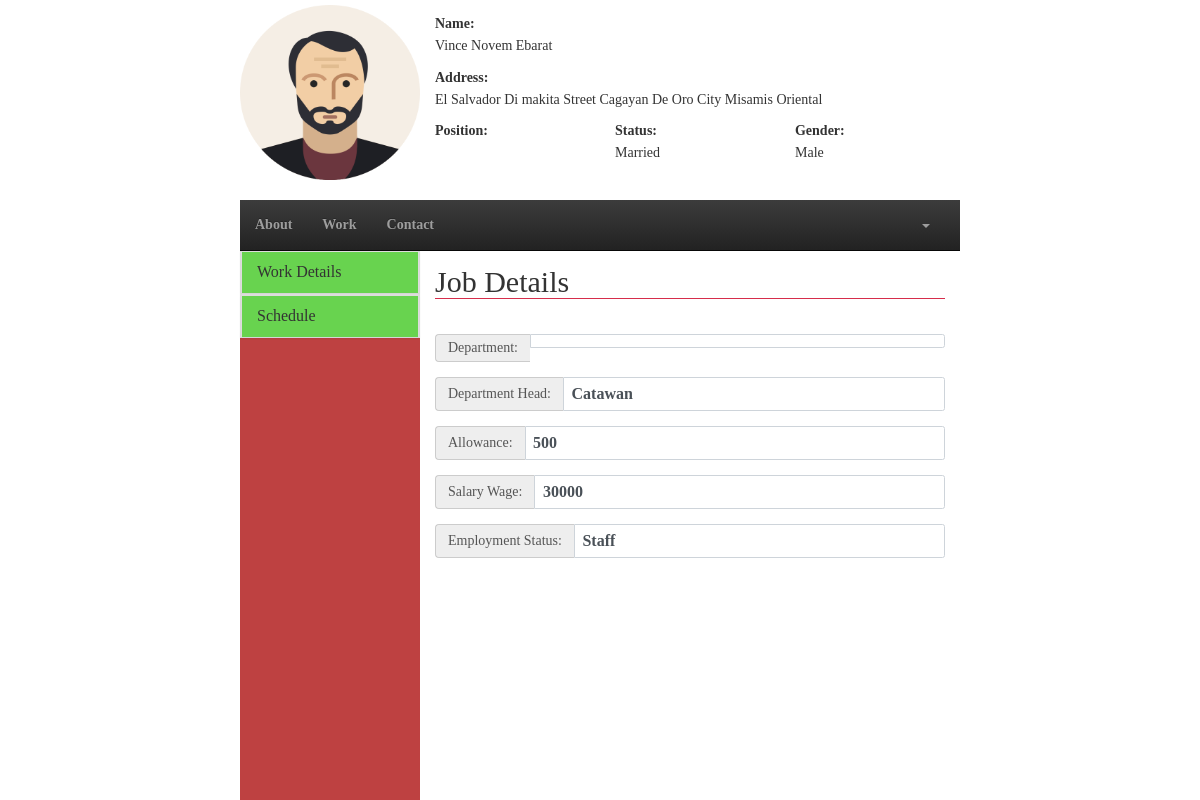
The page /user/work_details.php?id=38 (signed in) on the database its author committed.
### tables this page shows
CREATE TABLE `current_address` (
  `staff_id` bigint(20) DEFAULT NULL,
  `addOne` varchar(50) DEFAULT NULL,
  `addTwo` varchar(50) DEFAULT NULL,
  `addTre` varchar(50) DEFAULT NULL,
  `state` varchar(50) NOT NULL,
  `city` varchar(50) NOT NULL,
  `country` varchar(50) NOT NULL,
  `postCode` int(11) NOT NULL
);

CREATE TABLE `staff` (
  `staff_id` bigint(20) NOT NULL,
  `fname` varchar(50) NOT NULL,
  `mname` varchar(50) DEFAULT NULL,
  `lname` varchar(50) NOT NULL,
  `birthdate` date NOT NULL,
  `cellnum` varchar(50) NOT NULL,
  `telnum` varchar(50) DEFAULT NULL,
  `email` varchar(50) NOT NULL,
  `status` varchar(50) NOT NULL,
  `gender` varchar(50) NOT NULL,
  `type` varchar(50) NOT NULL,
  `department` varchar(50) NOT NULL,
  `password` varchar(50) NOT NULL
);

CREATE TABLE `job_details` (
  `staff_id` bigint(20) DEFAULT NULL,
  `salaryWage` int(11) NOT NULL,
  `allowance` int(11) DEFAULT NULL,
  `deptHead` varchar(50) NOT NULL,
  `sss` int(11) NOT NULL,
  `pagibig` int(11) NOT NULL,
  `philhealth` int(11) NOT NULL,
  `bir` int(11) NOT NULL,
  `absences` int(11) NOT NULL,
  `late` int(11) NOT NULL
);

### user/work_details.php (the view, shortened to what this page needs)
<!DOCTYPE html>
<html lang="en">
	<head>
		<link rel="stylesheet" href="css/bootstrap.css">
		<link rel="stylesheet" href="css/stylesheet.css">
		<link rel="stylesheet" href="css/bootstrap-theme.css">
	</head>
	<body>
		<div class="row-3">
			<div class="container-sides">
				<div class="col-12">
					<?php
						$space = " ";
						$id = $_GET['id'];
						include_once("action/session.php");
						$query = "SELECT staff.staff_id, staff.fname, staff.mname, staff.lname, staff.status, staff.gender, staff.type, staff.department, staff.password, current_address.staff_id, current_address.addOne, current_address.addTwo, current_address.addTre, current_address.state, current_address.city FROM staff INNER JOIN current_address ON staff.staff_id = current_address.staff_id WHERE staff.staff_id = '$id'";
						$result = mysqli_query($connect,$query);
						if(mysqli_num_rows($result) > 0){
							while($row = mysqli_fetch_assoc($result)):
					?>
								<form action="">
									<div class="col-3 text-center">
										<img src="img/avatar.png" alt="" style="width:180px;height: 180px;padding-top: 5px; ">
									</div>
									<div class="col-9">
										<div class="row-4">
											<div class="container">
												<label>Name:</label>
												<h5><?php echo $row['fname'].$space.$row['mname'].$space.$row['lname'] ?></h5>
											</div>
										</div>
										<div class="row-4">
											<div class="container">
												<label>Address:</label>
												<h5><?php echo $row['addOne'].$space.$row['addTwo'].$space.$row['addTre'].$space.$row['city'].$space.$row['state'] ?></h5>
											</div>
										</div>
										<div class="row-4">
											<div class="col-4 container">
												<label>Position:</label>
											</div>
											<div class="col-4 container">
												<label>Status:</label>
												<h5><?php echo $row['status'] ?></h5>
											</div>
											<div class="col-4 container">
												<label>Gender:</label>
												<h5><?php echo $row['gender'] ?></h5>
											</div>
										</div>
									</div>
								</form>
					<?php endwhile;} ?>
				</div>
			</div>
		</div>
		<div class="row-9">
			<div class="container-sides">
				<div class="col-12">
					<div class="row-1">
						<div class="">
							<nav class="navbar navbar-inverse navbar-static-top">
								<div class="collapse navbar-collapse navHeaderCollapse">
									<ul class="nav navbar-nav navbar-left">
										<li><a href="about_me.php<?php echo '?id='.$id.''?>">About</a></li>
										<li><a class="active" href="work_details.php<?php echo '?id='.$id.''?>">Work</a></li>
										<li><a href="contact_person.php<?php echo '?id='.$id.''?>">Contact</a></li>
									</ul>
									<ul class="nav navbar-nav navbar-right" style="margin-right: 15px;">
										<li>
											<a href="" class="dropdown-toggle" data-toggle="dropdown"><b class="caret"></b></a>
										</li>
									</ul>
								</div>
							</nav>
						</div>
					</div>
					<div class="row-11">
						<div class="col-3" style="background-color: #be4141;">
							<div class="panel-group">
								<div class="panel panel-default">
									<div class="panel panel-heading">
										<h4 class="panel-title"><a href="#collapse1" data-toggle="collapse"><a href="work_details.php<?php echo '?id='.$id.''?>">Work Details</a></a></h4>
									</div>
								</div>
							</div>
							<div class="panel-group">
								<div class="panel panel-default">
									<div class="panel panel-heading">
										<h4 class="panel-title"><a href="#collapse2" data-toggle="collapse"><a href="work_schedule.php<?php echo '?id='.$id.''?>">Schedule</a></a></h4>
									</div>
								</div>
							</div>
						</div>
						<div class="col-9">
							<div class="row-12">
							<?php
								$id = $_GET['id'];
								include_once("action/session.php");
								$query = "SELECT staff.department, staff.type, job_details.deptHead, job_details.allowance, job_details.salaryWage FROM staff INNER JOIN job_details ON staff.staff_id = job_details.staff_id WHERE job_details.staff_id = '$id'";
								$result = mysqli_query($connect,$query);
								if(mysqli_num_rows($result) > 0){
									while($row = mysqli_fetch_assoc($result)):
							?>
								<form action="">
									<div class="container form-group">
										<legend><h2>Job Details</h2></legend>
									</div>
									<div class="container form-group form-horizontal">
										<div class="inputGroupContainer">
											<div class="input-group">
												<span class="input-group-addon">Department:</span>
												<span class='form-control'><?php echo $row['department'] ?></span>
											</div>
										</div>
									</div>
									<div class="container form-group form-horizontal">
										<div class="inputGroupContainer">
											<div class="input-group">
												<span class="input-group-addon">Department Head:</span>
												<span class='form-control'><?php echo $row['deptHead'] ?></span>
											</div>
										</div>
									</div>
									<div class="container form-group form-horizontal">
										<div class="inputGroupContainer">
											<div class="input-group">
												<span class="input-group-addon">Allowance:</span>
												<span class='form-control'><?php echo $row['allowance'] ?></span>
											</div>
										</div>
									</div>
									<div class="container form-group form-horizontal">
										<div class="inputGroupContainer">
											<div class="input-group">
												<span class="input-group-addon">Salary Wage:</span>
												<span class='form-control'><?php echo $row['salaryWage'] ?></span>
											</div>
										</div>
									</div>
									<div class="container form-group form-horizontal">
										<div class="inputGroupContainer">
											<div class="input-group">
												<span class="input-group-addon">Employment Status:</span>
												<span class='form-control'><?php echo $row['type'] ?></span>
											</div>
										</div>
									</div>
								</form>
							<?php endwhile;} ?>
							</div>
						</div>
					</div>
				</div>
			</div>
		</div>
	</body>
</html>

### user/css/stylesheet.css (style rules this page uses)
.col-3 { width: 25%;height: 100%; }
.col-4 { width: 33.3333%;height: 100%; }
.col-9 { width: 75%;height: 100%; }
.col-12 { width: 100%;height: 100%; }
.row-1 { height: 8.3333%;width: 100%; }
.row-3 { height: 25%;width: 100%; }
.row-4 { height: 33.3333%;width: 100%; }
.row-9 { height: 75%;width: 100%; }
.row-11 { height: 91.6666%;width: 100%; }
.row-12 { height: 100%;width: 100%; }
.row-1, .row-2, .row-3, .row-4, .row-5, .row-6, .row-7, .row-8, .row-9, .row-10, .row-11, .row-12 { position: relative; float: left; }
.col-1, .col-2, .col-3, .col-4, .col-5, .col-6, .col-7, .col-8, .col-9, .col-10, .col-11, .col-12 { position: relative; float: left; }
html,body { height: 100% !important; width: 100% !important; font-family: masaya; font-weight: bold; }
.container-sides { width: 60%; height: 100%; margin-right: auto; margin-left: auto; }
* { padding: 0; margin: 0; text-decoration: none; list-style: none; line-height: 1.3; }
h1,h2,h3,h4,h5,h6 { padding: 0 !important; margin: 0 !important; }
a { color: inherit; text-decoration: none; list-style-type: none; }
label { display: inline-block; margin-bottom: .5rem; }
.text-center { text-align: center; }

### rows shown on the page
current_address: staff_id.fname "Vince", staff_id.mname "Novem", staff_id.lname "Ebarat", addOne "El Salvador", addTwo "Di makita", addTre "Street", city "Cagayan De Oro City", state "Misamis Oriental", staff_id.status "Married", staff_id.gender "Male"
job_details: deptHead "Catawan", allowance "500", salaryWage "30000", staff_id.type "Staff"
